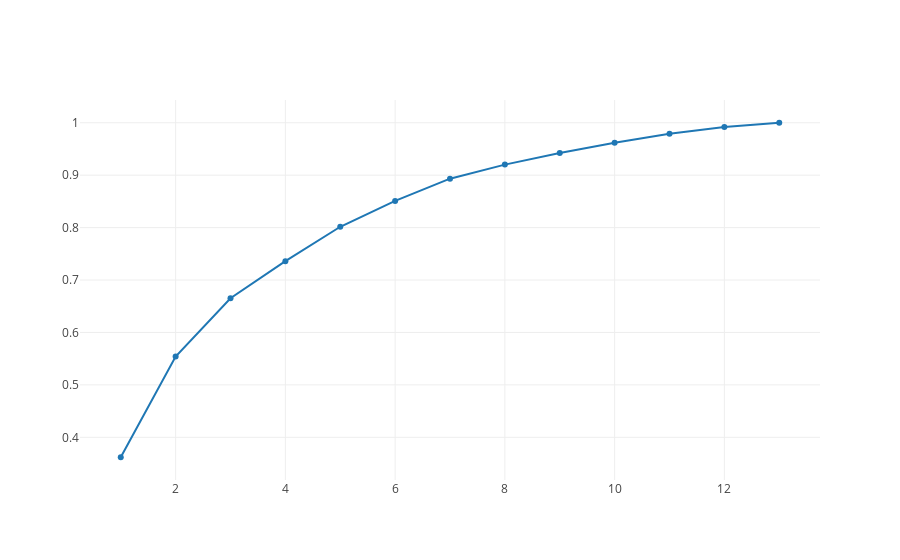

The code cell stored with this chart in its notebook:
### Code cell
trace = go.Line(y = exp_var.cumsum(),
               x = np.arange(1, len(exp_var) + 1))
data = [trace]
figure = dict(data = data)
iplot(figure)

### Figure 1 — Plotly figure (JSON) as saved in the notebook; plotly's stock layout.template omitted (floating-point values rounded to 4 significant figures)
{"data": [{"type": "scatter", "uid": "4b2f72d2-7062-4fc7-a5dc-9bb182837573", "x": [1, 2, 3, 4, 5, 6, 7, 8, 9, 10, 11, 12, 13], "y": [0.362, 0.5541, 0.6653, 0.736, 0.8016, 0.851, 0.8934, 0.9202, 0.9424, 0.9617, 0.9791, 0.992, 1]}], "layout": {}}
